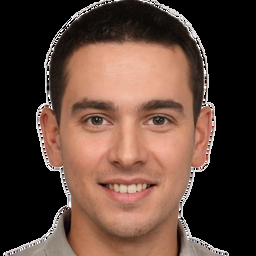
#> input picture train-young-adult/img-001.png, 256 x 256 px; its folder holds only this picture in this run
$ jupyter execute --allow-errors naive_bayes.ipynb
#> lines starting #> are read from the running program, lines starting #| are printed output that depends on the picture; long printed decimals are rounded
#> further down, image_young is the input picture: shape (256, 256, 3); mean B, G, R 56.9, 67.8, 93
#> `image_young = cv2.cvtColor(image_young, cv2.COLOR_BGR2LAB)`: image_young: shape (256, 256, 3); mean of channels 0, 1, 2 77.3, 136.5, 137.9
[cell 1]
import cv2
import numpy as np
import matplotlib.pyplot as plt
import math

[cell 2]
# Global variables

train_img_count = 175
test_img_count = 55

[cell 3]
# TRAINING
train_young_adult_imgs = []
train_old_adult_imgs = []

# Load images
#> (the rest of this cell did not finish here and is left out)

[cell 4]
# Calculate means for training datasets
young_adult_means = np.mean(train_young_adult_imgs, axis=0)
old_adult_means = np.mean(train_old_adult_imgs, axis=0)

# Calculate variances for training datasets
young_adult_variances = np.var(train_young_adult_imgs, axis=0)
old_adult_variances = np.var(train_old_adult_imgs, axis=0)

[cell 5]
# TESTING
test_young_adult_imgs = []
test_old_adult_imgs = []

# Load images
#> (the rest of this cell did not finish here and is left out)

[cell 6]
def calculate_log_probability(image, means, variances, sum_log_variances):
    """Calculates the logarithm of likelihood for an image based on the mean and variance."""
    diff = np.subtract(image, means)
    squared_diff = np.power(diff, 2)

    # To avoid warnings in console in case of errors
    with np.errstate(divide='ignore', invalid='ignore'):
        normalized_diff = np.where(variances != 0.0, squared_diff / (2 * variances), 0.0) # ((X - M)^2) / (2 * variance)

    probability = -0.5 * sum_log_variances - np.sum(normalized_diff) # -1/2 * Σ(lg(variance)) - Σ(((X - M)^2) / (2 * variance))

    return probability

[cell 7]
# Calculate log variances
log_young_adult_variances = np.log(young_adult_variances[young_adult_variances != 0])
#> log_young_adult_variances = empty array
sum_log_young_adult_variances = np.sum(log_young_adult_variances)
#> sum_log_young_adult_variances = 0

log_old_adult_variances = np.log(old_adult_variances[old_adult_variances != 0])
#> log_old_adult_variances = empty array
sum_log_old_adult_variances = np.sum(log_old_adult_variances)
#> sum_log_old_adult_variances = 0

[cell 8]
face_young_adult_detected_count = 0
for img in test_young_adult_imgs:
    Pr_x_given_y_1 = calculate_log_probability(img, young_adult_means, young_adult_variances, sum_log_young_adult_variances)
    Pr_x_given_y_0 = calculate_log_probability(img, old_adult_means, old_adult_variances, sum_log_old_adult_variances)

    if Pr_x_given_y_1 > Pr_x_given_y_0:
        face_young_adult_detected_count += 1
#> after the loop, face_young_adult_detected_count = 0

print('=== IMAGE TEST - LAB Color Space ===')
print(f"Face Young Adult detection accuracy: {(face_young_adult_detected_count / test_img_count * 100):03f}%")
#| Face Young Adult detection accuracy: 0%

face_old_adult_detected_count = 0
for img in test_old_adult_imgs:
    Pr_x_given_y_1 = calculate_log_probability(img, young_adult_means, young_adult_variances, sum_log_young_adult_variances)
    Pr_x_given_y_0 = calculate_log_probability(img, old_adult_means, old_adult_variances, sum_log_old_adult_variances)

    if Pr_x_given_y_1 < Pr_x_given_y_0:
        face_old_adult_detected_count += 1
#> after the loop, face_old_adult_detected_count = 0

print(f"Face Old Adult detection accuracy: {(face_old_adult_detected_count / test_img_count * 100):03f}%")
#| Face Old Adult detection accuracy: 0%

[cell 9]
from matplotlib.colors import ListedColormap

def prepare_display_data(mean, variance, img_size=(256, 256)):
    """Prepares mean and deviation displays for visualization."""
#> called with mean = array of shape (196608,), variance = array of shape (196608,), img_size = (256, 256)
    mean_display = mean.reshape(*img_size, 3)
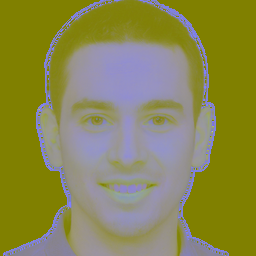
#> mean_display: shape (256, 256, 3) float64; mean of channels 0, 1, 2 77.3, 136.5, 137.9; drawn as B, G, R

    # Compute the deviation display
    dev_display = np.sqrt(variance).reshape(*img_size, 3).sum(axis=2)
#> dev_display: shape (256, 256) float64; every value is 0
    norm = np.linalg.norm(dev_display)
#> norm = 0
    dev_display = dev_display / norm if norm != 0 else dev_display

    return mean_display, dev_display

# Intermediate findings during training
young_adult_mean_display, young_adult_dev_display = prepare_display_data(young_adult_means, young_adult_variances)
old_adult_mean_display, old_adult_dev_display = prepare_display_data(old_adult_means, old_adult_variances)

# Custom colormap
reversed_cmap = ListedColormap(plt.cm.plasma.colors[::-1])

# Plot means
plt.figure(figsize=(18, 6))
plt.subplot(1, 2, 1)
plt.imshow(cv2.cvtColor(young_adult_mean_display.astype('uint8'), cv2.COLOR_LAB2RGB))
plt.title('Face Young Adult Testing Img Pixel Means')
plt.axis("off")

plt.subplot(1, 2, 2)
plt.imshow(cv2.cvtColor(old_adult_mean_display.astype('uint8'), cv2.COLOR_LAB2RGB))
plt.title('Face Old Adult Testing Img Pixel Means')
plt.axis("off")

# Plot deviations
plt.figure(figsize=(18, 6))
plt.subplot(1, 2, 1)
plt.imshow(young_adult_dev_display, cmap=reversed_cmap, interpolation='nearest')
plt.title('Face Young Adult Img Pixel Deviations')
plt.axis("off")

plt.subplot(1, 2, 2)
plt.imshow(old_adult_dev_display, cmap=reversed_cmap, interpolation='nearest')
plt.title('Face Old Adult Testing Img Pixel Deviations')
plt.axis("off")

plt.show()
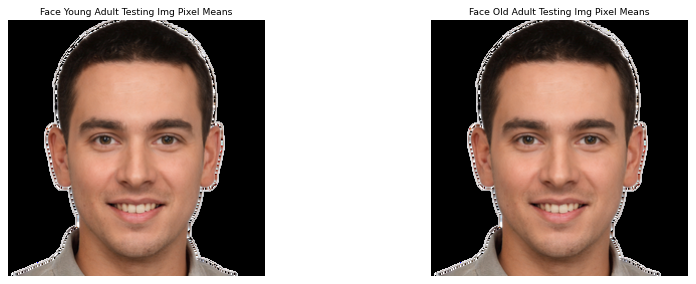
#> figure drawn by matplotlib, 2 panels
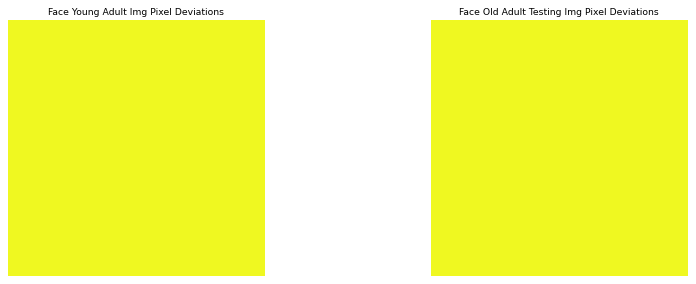
#> figure drawn by matplotlib, 2 panels
